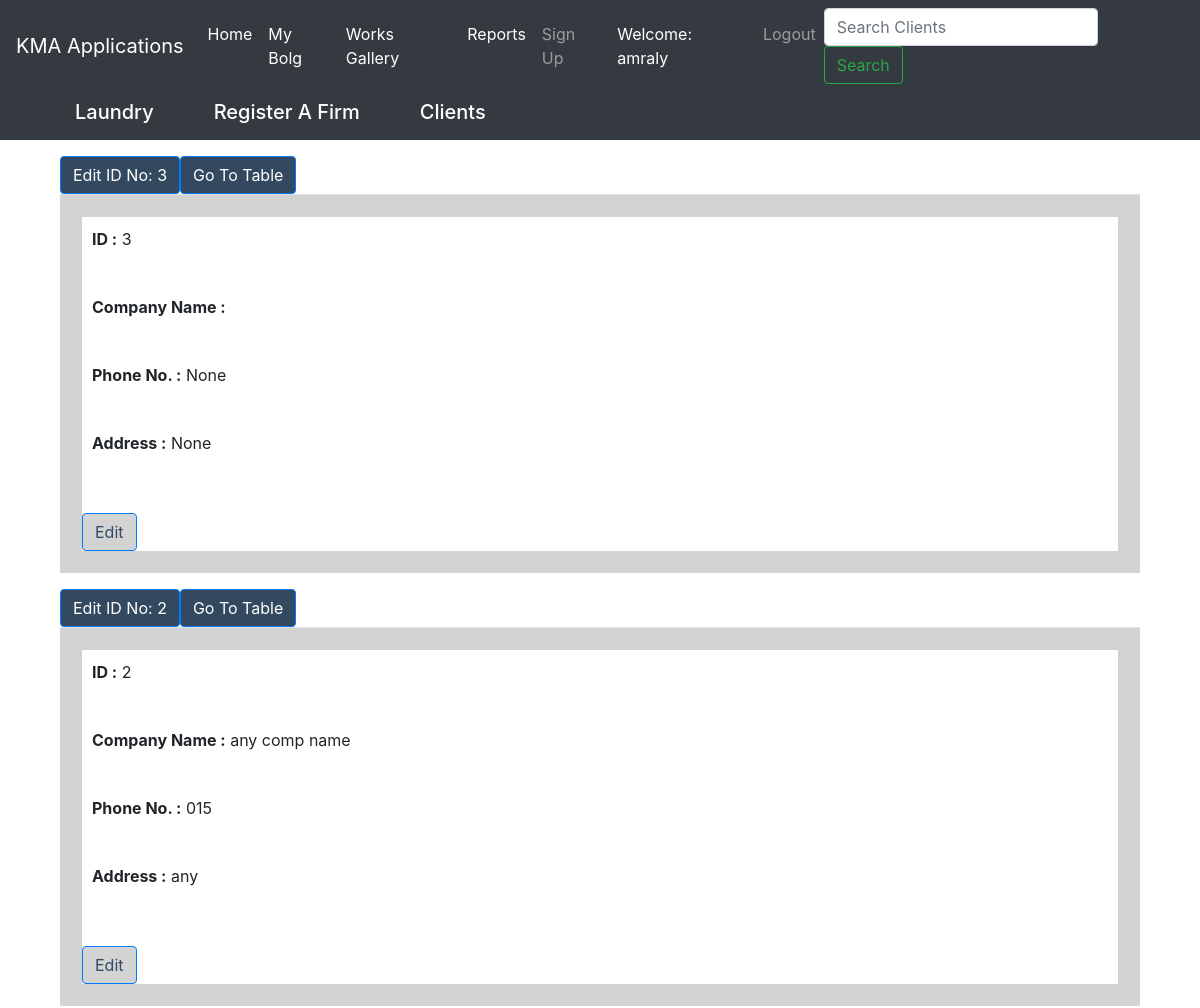
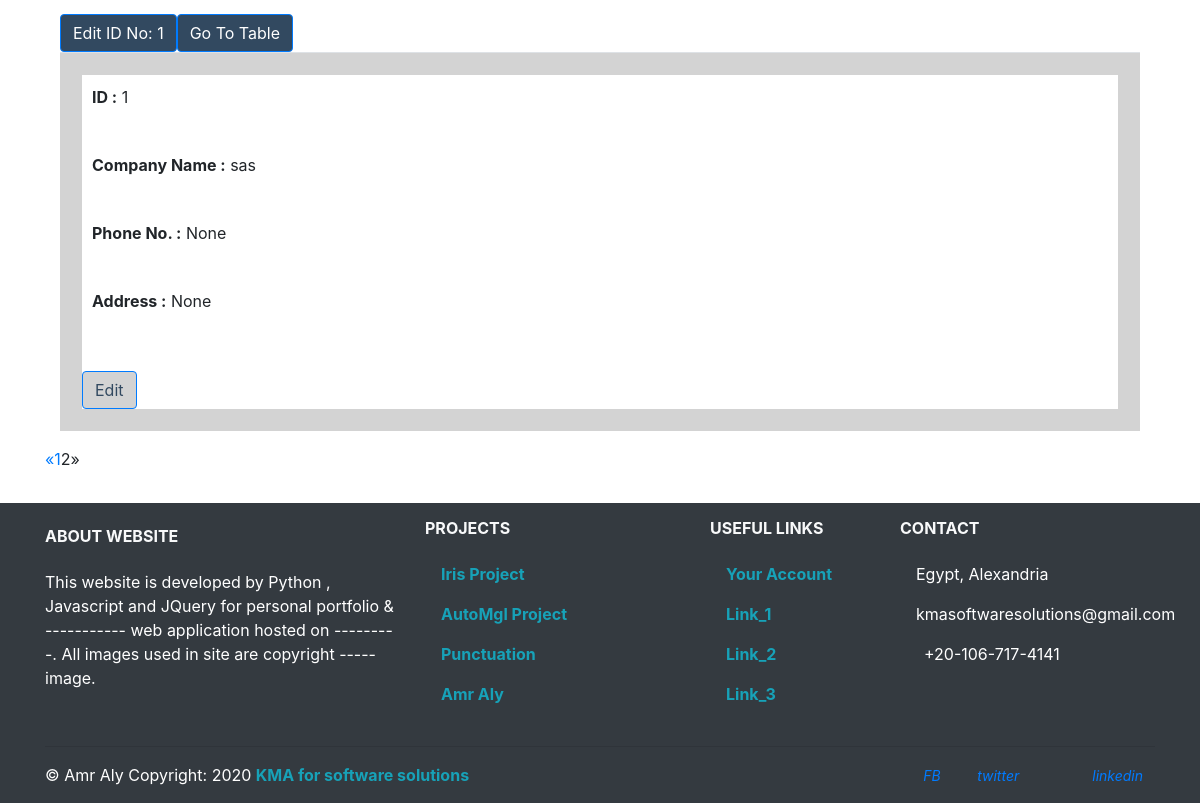
Page /crm/?page=2 (signed in) on the committed database (2 pictures, top to bottom).
### crm/models.py (models this page shows, shortened)
class Clients(models.Model):
    name       = models.CharField(max_length=200)
    phone      = models.CharField(max_length=20, blank=True, null=True)
    mobile     = models.CharField(max_length=20, blank=True, null=True)
    address    = models.CharField(max_length=200, blank=True, null=True)
    photo      = models.ImageField(upload_to='Clients_pics', blank=True)
    identityNo = models.CharField(max_length=200, blank=True, null=True)
    notes      = models.CharField(max_length=2000, blank=True, null=True)

### crm/views.py (the view)
# urls.py: path('', views.HomePage, name='home'),
def HomePage(request):
    query = Clients.objects.all().order_by('-id')
    paginator = Paginator(query, 5) # Two post per page
    page = request.GET.get('page')
    try:
        cl_data = paginator.page(page)
    except PageNotAnInteger:
        cl_data = paginator.page(1)
    except EmptyPage:
        cl_data = paginator.page(paginator.num_pages)
    context = {'query':query,
                'page':page,
                'cl_data':cl_data,
              }
    return render(request, 'list.html', context)

### crm/templates/list.html (shortened to what this page needs)
{% extends 'index.html' %} {% load bootstrap %} {% load static %}
{% block content %}
<head>
    <link rel="stylesheet" href="{% static 'css/style.css' %}">
    <link rel="stylesheet" href="{% static 'css/bootstrap.min.css' %}">
</head>
{% if user.is_authenticated %}
    {% if query %} {% for obj in cl_data %}
    <div class="container">
        <table class="table table-striped">
            <a href="{% url 'crm:clients_update' id=obj.id %}" class="btn btn-primary" role="button" id="btn-edit-idno">Edit ID No: {{ obj.id }}</a>
            <a href="{% url 'crm:clients_edit' %}" class="btn btn-primary" role="button" id="btn-edit-idno">Go To Table</a>
            <tbody id="tbody-id">
                <tr>
                    <td colspan="1" style="background-color:lightgrey">
                        <form class="well form-horizontal" style="background-color:white; margin: 10px;">
                            <fieldset>
                                <p style="margin: 10px;"><strong>ID :</strong> {{obj.id}}</p><br>
                                <p style="margin: 10px;"><strong>Company Name :</strong> {{obj.name}}</p><br>
                                <p style="margin: 10px;"><strong>Phone No. :</strong> {{obj.phone}}</p><br>
                                <p style="margin: 10px;"><strong>Address :</strong> {{obj.address}}</p><br>
                            </fieldset>
                            <br>
                            <a href="{% url 'crm:clients_update' id=obj.id %}" class="btn btn-primary" role="button" id="btn-edit-id">Edit</a>
                        </form>
                    </td>
                </tr>
            </tbody>
        </table>
    </div>
    {% endfor %} {% include "crm/pagination.html" with page=cl_data %}
    {% endif %}
{% endif %}
{% endblock %}

### crm/templates/index.html (shortened to what this page needs)
{% load static %}
{% load bootstrap %}
<!DOCTYPE html>
<html lang="en">
<head>
    <link rel="stylesheet" href="{% static 'css/style.css' %}">
    <link rel="stylesheet" href="{% static 'css/bootstrap.min.css' %}">
</head>
<body class="override">
    <header>
        <nav class="navbar navbar-expand-md navbar-dark bg-dark fixed top-0">
            <a class="navbar-brand" href="/">KMA Applications</a>
            <div class="collapse navbar-collapse" id="navbarCollapse">
                <ul class="navbar-nav mr-auto">
                    <li class="nav-item active">
                        <a class="nav-link" href="/crm">Home<span class="sr-only">(current)</span></a>
                    </li>
                    <li class="nav-item active">
                        <a class="nav-link" href="{% url 'blog:allblogs' %}">My Bolg<span class="sr-only">(current)</span></a>
                    </li>
                    <li class="nav-item active">
                        <a class="nav-link" href="{% url 'jobs:home' %}">Works Gallery</a>
                    </li>
                    <li class="nav-item active">
                        <a class="nav-link" href="/crm/reports/">Reports</a>
                    </li>
                    <li class="nav-item">
                        <a class="nav-link" href="{% url 'signup' %}">Sign Up</a>
                    </li>
                    {% if user.is_authenticated %}
                        <li class="nav-item active">
                            <a class="nav-link disabled">Welcome: {{ user.username }}</a>
                        </li>
                        <li class="nav-item">
                            <a class="nav-link" href="{% url 'logout' %}">Logout</a>
                        </li>
                    {% else %}
                        <li class="nav-item">
                            <a class="nav-link" href="{% url 'login' %}">Login</a>
                        </li>
                    {% endif %}
                </ul>
                <form class="form-inline mt-2 mt-md-0" method="GET" action="{% url 'crm:search' %}">
                    <input class="form-control mr-sm-2" type="text" name='q' placeholder="Search Clients" value="{{request.GET.q}}" aria-label="Search">
                    <button class="btn btn-outline-success my-2 my-sm-0" type="submit">Search</button>
                </form>
            </div>
        </nav>
        <nav class="navbar navbar-expand-lg navbar-lightdark bg-dark mb-3 fixed top-0" id="nav-main">
            <div class="container">
                <div id="navbar" class="collapse navbar-collapse">
                    <ul class="nav navbar-nav navbar-right">
                        <li>
                            <h5><a href="/laundry/" id="rec">Laundry </a></h5>
                        </li>
                        <li>
                            <h5><a href="/crm/record/" id="rec">Register A Firm</a></h5>
                        </li>
                        <li>
                            <h5><a href="{% url 'crm:clients' %}" id="index-cl">Clients</a></h5>
                        </li>
                    </ul>
                </div>
        </nav>
    </header>
    <div class="container">
        <div class="row">
            <div class="col">
                {% block content %}
                {% endblock %}
            </div>
        </div>
    </div>
            <footer class="page-footer bg-dark text-white font-small mdb-color">
                <div class="container text-center text-md-left">
                    <div class="row text-center text-md-left mt-3 pb-2">
                        <div class="col-md-4 col-lg-4 col-xl-4 mx-auto mt-4">
                            <h6 class="text-uppercase mb-4 font-weight-bold text-light">About WebSite </h6>
                            <p>This website is developed by Python , Javascript  and JQuery for personal portfolio &amp; ----------- web application hosted on ---------. All images used in site are copyright ----- image.</p>
                        </div>
                        <div class="col-md-3 col-lg-3 col-xl-3 mx-auto mt-3">
                            <h6 class="text-uppercase mb-4 font-weight-bold text-light">Projects</h6>
                            <p>
                                <a class="text-info font-weight-bold" href="#"> Iris Project</a>
                            </p>
                            <p>
                            <a class="text-info font-weight-bold" href="#"> AutoMgl Project</a>
                            </p>
                            <p>
                            <a class="text-info font-weight-bold" href="#">Punctuation</a>
                            </p>
                            <p>
                            <a class="text-info font-weight-bold" href="#"> Amr Aly</a>
                            </p>
                        </div>
                        <div class="col-md-3 col-lg-2 col-xl-2 mx-auto mt-3">
                            <h6 class="text-uppercase mb-4 font-weight-bold text-light">Useful links</h6>
                            <p>
                            <a class="text-info font-weight-bold" href="#"> Your Account</a>
                            </p>
                            <p>
                            <a class="text-info font-weight-bold" href="#"> Link_1</a>
                            </p>
                            <p>
                            <a class="text-info font-weight-bold" href="#" target="_blank"> Link_2</a>
                            </p>
                            <p>
                            <a class="text-info font-weight-bold" href="#" target="_blank"> Link_3</a>
                            </p>
                        </div>
                        <div class="col-md-3 col-lg-3 col-xl-3 mx-auto mt-3">
                            <h6 class="text-uppercase mb-4 font-weight-bold text-light">Contact</h6>
                            <p>
                             Egypt, Alexandria</p>
                            <p>
                             kmasoftwaresolutions@gmail.com</p>
                            <p>
                             +20-106-717-4141</p>
                        </div>
                    </div>
                    <hr>
                    <div class="row d-flex align-items-center">
                        <div class="col-md-7 col-lg-8">
                            <p class="text-center text-md-left">&copy Amr Aly Copyright:  {% now "Y" %}
                            <a href="https://github.com/cehceh" target="_blank">
                                <strong class="text-info font-weight-bold"> KMA for software solutions</strong>
                            </a>
                            </p>
                        </div>
                            <div class="col-md-5 col-lg-4 ml-lg-0">
                                <div class="text-center text-md-right">
                                    <ul class="list-unstyled list-inline">
                                        <li class="list-inline-item">
                                        <a class="btn-floating btn-sm rgba-white-slight mx-1" href="https://www.facebook.com" target="_blank">
                                            <i class="fab fa-facebook-f" aria-hidden="false">FB</i>
                                        </a>
                                        </li>
                                        <li class="list-inline-item">
                                        <a class="btn-floating btn-sm rgba-white-slight mx-1" href="https://twitter.com/" target="_blank">
                                            <i class="fab fa-twitter" aria-hidden="true">twitter</i>
                                        </a>
                                        </li>
                                        <li class="list-inline-item">
                                        <a class="btn-floating btn-sm rgba-white-slight mx-1" href="https://google.com/" target="_blank">
                                        </a>
                                        </li>
                                        <li class="list-inline-item">
                                            <a class="btn-floating btn-sm rgba-white-slight mx-1" href="https://www.linkedin.com/in/amr-ali-82909894/" target="_blank">
                                                <i class="fab fa-linkedin-in" aria-hidden="true">linkedin</i>
                                            </a>
                                        </li>
                                    </ul>
                                </div>
                            </div>
                    </div>
                </div>
            </footer>
</body>
</html>

### crm/static/css/style.css (style rules this page uses)
#signup, #index-cl, #rec, #mycrm { color: white; padding: 10px; margin: 20px }
#tbody-id { background-color: lightgrey; }
#btn-edit-id { background-color: lightgrey; color: #324960; }
#btn-edit-idno { background-color: #324960; }

### rows in the picture
Clients: id "3", phone "None", address "None"
Clients: id "2", name "any comp name", phone "015", address "any"
Clients: id "1", name "sas", phone "None", address "None"

### other values in the picture
{{ user.username }} "amraly"
{{ i }} "1"
{{ i }} "2"
